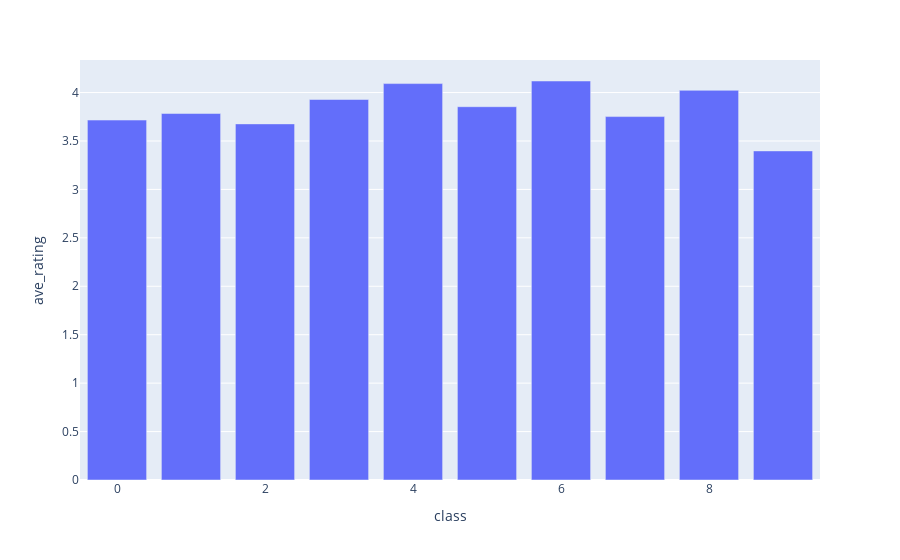

Notebook cell for this chart:
### Code cell
fig = px.bar(bar_df, x="class", y="ave_rating")
fig.show()

### Figure 1 — Plotly figure (JSON) as saved in the notebook; plotly's stock layout.template omitted (floating-point values rounded to 4 significant figures)
{"data": [{"alignmentgroup": "True", "hovertemplate": "class=%{x}<br>ave_rating=%{y}<extra></extra>", "legendgroup": "", "marker": {"color": "#636efa", "pattern": {"shape": ""}}, "name": "", "offsetgroup": "", "orientation": "v", "showlegend": false, "textposition": "auto", "type": "bar", "x": [0, 1, 2, 3, 4, 5, 6, 7, 8, 9], "xaxis": "x", "y": [3.716, 3.783, 3.676, 3.928, 4.092, 3.854, 4.119, 3.752, 4.023, 3.397], "yaxis": "y"}], "layout": {"barmode": "relative", "legend": {"tracegroupgap": 0}, "margin": {"t": 60}, "xaxis": {"anchor": "y", "domain": [0, 1], "title": {"text": "class"}}, "yaxis": {"anchor": "x", "domain": [0, 1], "title": {"text": "ave_rating"}}}}
